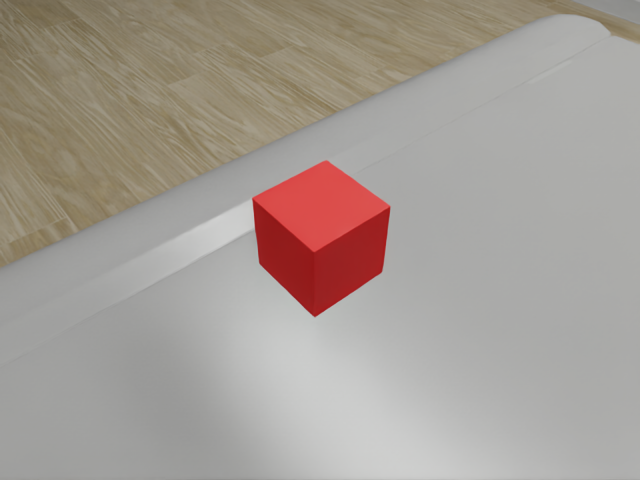
#> input picture captures/images/view_00.png, 640 x 480 px
$ python -i verify_projection.py   (imports and definitions only)
#> lines starting #> are read from the running program, lines starting #| are printed output that depends on the picture; after the words box and inside, x2 and y2 are one past the last pixel; in counts of white or black regions, pixels touching at a corner belong together
#> further down, picture is the input picture: shape (480, 640, 3); mean B, G, R 149.3, 156.5, 165.3
#!/usr/bin/env python3
"""Check the captured views: project the cube into each image and measure.

Offline, no ROS needed. Reads what capture_views.py wrote:

    python3 verify_projection.py --dir ~/robotics/ur5e_isaacsim_demo/captures

For every view it uses only the recorded camera pose (TF base_link ->
camera_optical_frame at the image stamp) and camera_info.yaml to predict
where the cube is, then compares that prediction with the image itself:

  * draws the projected cube centre (yellow dot) and the 12 projected cube
    edges (green),
  * segments the red cube and reports the pixel offset between the
    projected centre and the centroid of the red pixels (cyan cross),
  * if depth was saved, ray-casts the cube along the centre pixel and
    compares the expected depth with the depth image.

Writes overlays/view_XX.png, overlays/contact_sheet.png and report.json.
"""

from __future__ import annotations

import argparse
import itertools
import json
import os

import cv2
import numpy as np
import yaml


# [32 lines left out: functions quat_to_matrix, project, ray_box_depth, not called in this run]


def red_mask(bgr: np.ndarray) -> np.ndarray:
    hsv = cv2.cvtColor(bgr, cv2.COLOR_BGR2HSV)
#> hsv: shape (480, 640, 3); mean H, S, V 29.7, 26.4, 165.5
    lo = cv2.inRange(hsv, (0, 120, 50), (10, 255, 255))
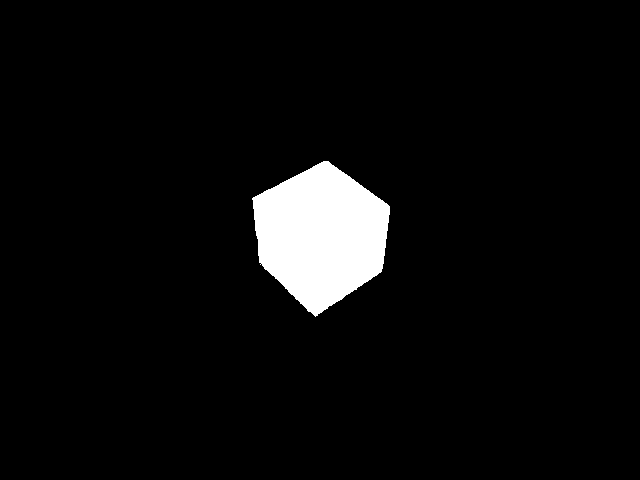
#> lo: shape (480, 640); 4.7% white; 1 white region, box (x1, y1, x2, y2) and area: (252, 161, 390, 317) 14538
    hi = cv2.inRange(hsv, (170, 120, 50), (180, 255, 255))
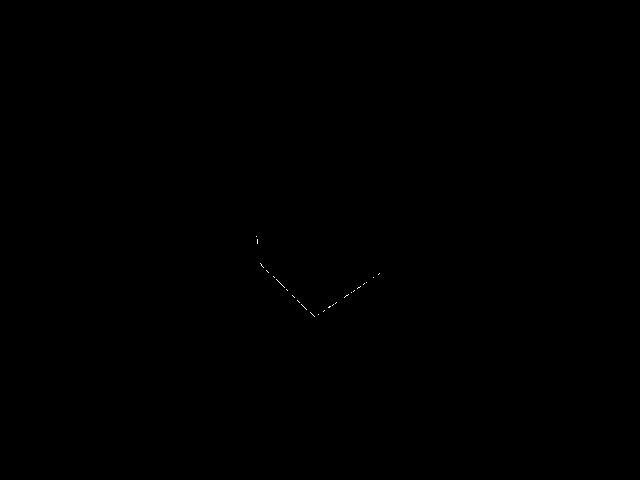
#> hi: shape (480, 640); 0.02% white in thin lines or dots, all inside (x1, y1, x2, y2) = (256, 236, 380, 317)
    return cv2.morphologyEx(lo | hi, cv2.MORPH_OPEN, np.ones((3, 3), np.uint8))
#> returned value: shape (480, 640); 4.8% white; 1 white region, box (x1, y1, x2, y2) and area: (253, 161, 390, 316) 14607


def put_label(img, text):
    cv2.putText(img, text, (10, 25), cv2.FONT_HERSHEY_SIMPLEX, 0.6, (0, 0, 0), 4, cv2.LINE_AA)
    cv2.putText(img, text, (10, 25), cv2.FONT_HERSHEY_SIMPLEX, 0.6, (255, 255, 255), 1, cv2.LINE_AA)


# [95 lines left out: function main, not called in this run]


# [2 lines not run here, left out]

>>> import cv2
>>> picture = cv2.imread('../../../../captures/images/view_00.png')
>>> result = red_mask(picture)

$ run again, on captures/images/view_02.png
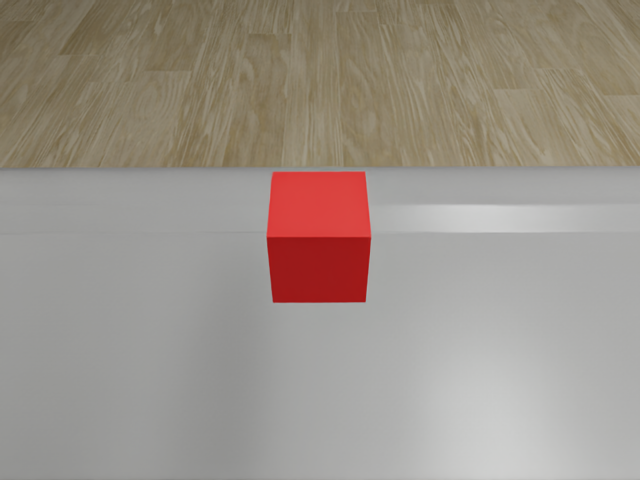
#> input picture captures/images/view_02.png, 640 x 480 px
#> picture is the input picture: shape (480, 640, 3); mean B, G, R 137.9, 146.9, 156.4
#> hsv: shape (480, 640, 3); mean H, S, V 28.6, 32.1, 156.6
#> in red_mask, `lo = cv2.inRange(hsv, (0, 120, 50), (10, 255, 255))`:
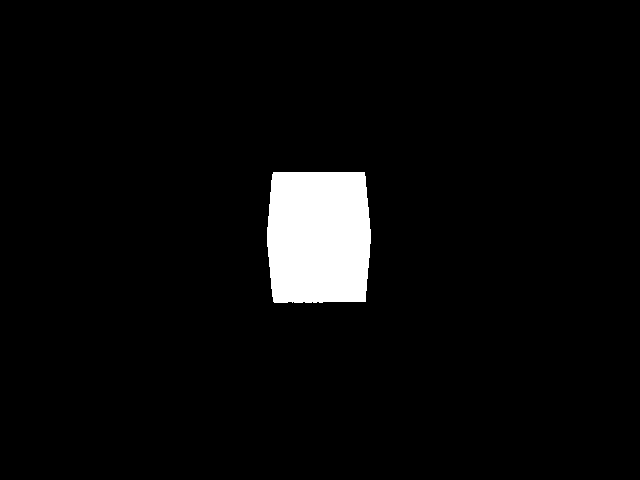
#> lo: shape (480, 640); 4.2% white; 1 white region, box (x1, y1, x2, y2) and area: (267, 172, 371, 303) 12868
#> hi: shape (480, 640); 0% white in thin lines or dots, all inside (x1, y1, x2, y2) = (288, 302, 319, 303)

$ run again, on captures/images/view_03.png
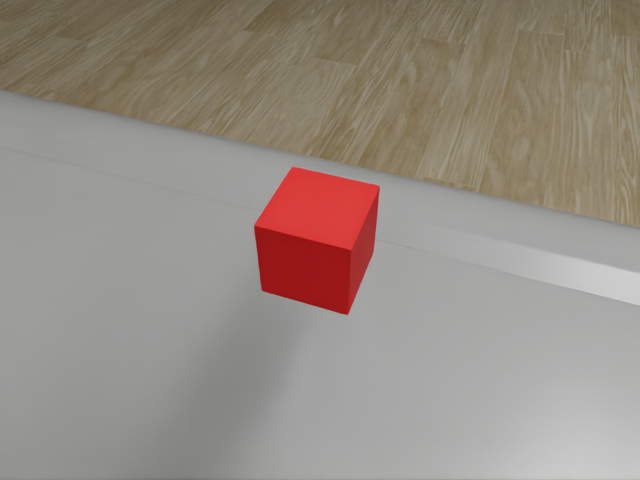
#> input picture captures/images/view_03.png, 640 x 480 px
#> picture is the input picture: shape (480, 640, 3); mean B, G, R 132.7, 141.3, 151
#> hsv: shape (480, 640, 3); mean H, S, V 28.3, 32.7, 151.2
#> in red_mask, `lo = cv2.inRange(hsv, (0, 120, 50), (10, 255, 255))`:
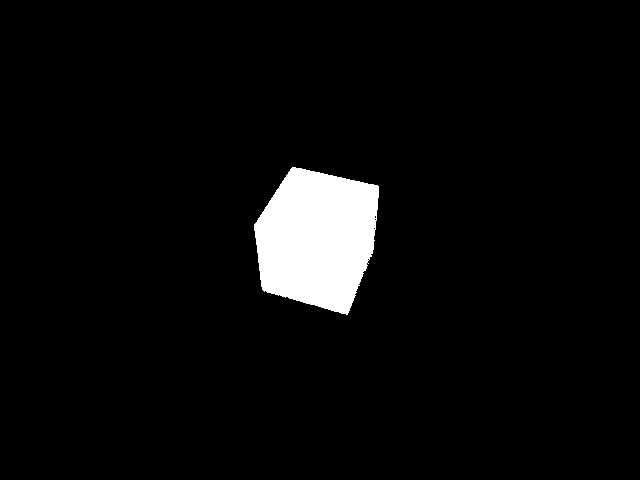
#> lo: shape (480, 640); 4.5% white; 1 white region, box (x1, y1, x2, y2) and area: (254, 167, 379, 315) 13758
#> hi: shape (480, 640); 0.01% white in thin lines or dots, all inside (x1, y1, x2, y2) = (262, 216, 376, 313)

$ run again, on captures/images/view_04.png
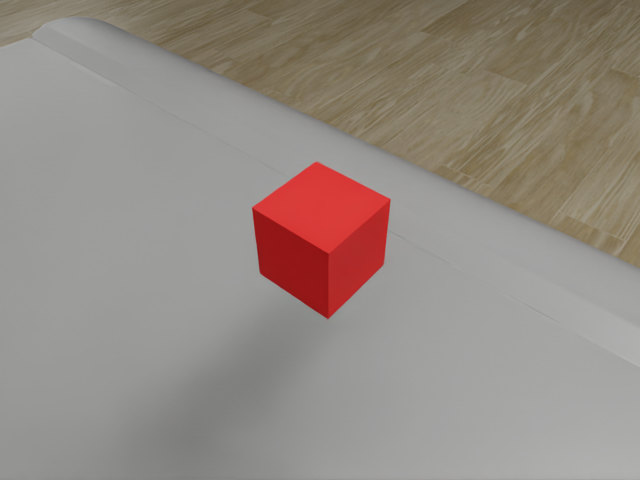
#> input picture captures/images/view_04.png, 640 x 480 px
#> picture is the input picture: shape (480, 640, 3); mean B, G, R 132.2, 139.1, 148.6
#> hsv: shape (480, 640, 3); mean H, S, V 28.5, 28.9, 148.7
#> in red_mask, `lo = cv2.inRange(hsv, (0, 120, 50), (10, 255, 255))`:
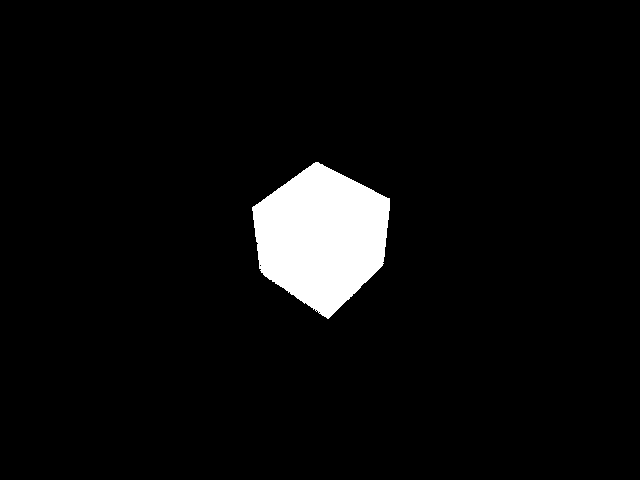
#> lo: shape (480, 640); 4.8% white; 1 white region, box (x1, y1, x2, y2) and area: (252, 162, 390, 319) 14652
#> hi: shape (480, 640); 0.01% white in thin lines or dots, all inside (x1, y1, x2, y2) = (256, 242, 384, 313)
